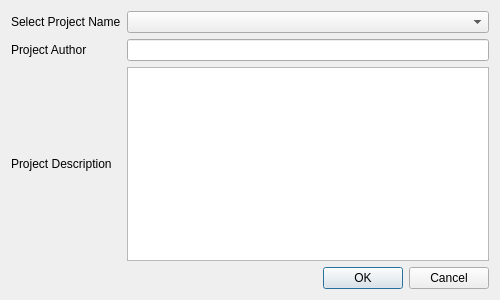
<?xml version="1.0" encoding="UTF-8"?>
<ui version="4.0">
 <class>Dialog_loadProject</class>
 <widget class="QDialog" name="Dialog_loadProject">
  <property name="geometry">
   <rect>
    <x>0</x>
    <y>0</y>
    <width>500</width>
    <height>300</height>
   </rect>
  </property>
  <property name="maximumSize">
   <size>
    <width>500</width>
    <height>300</height>
   </size>
  </property>
  <property name="windowTitle">
   <string>Load Project</string>
  </property>
  <layout class="QGridLayout" name="gridLayout_2">
   <item row="0" column="0">
    <layout class="QGridLayout" name="gridLayout">
     <item row="1" column="0">
      <widget class="QLabel" name="label_LoadProject_ProjectAuthor">
       <property name="text">
        <string>Project Author</string>
       </property>
      </widget>
     </item>
     <item row="0" column="1">
      <widget class="QComboBox" name="comboBox_LoadProject_ProjectName"/>
     </item>
     <item row="2" column="0">
      <widget class="QLabel" name="label_LoadProject_ProjectDescription">
       <property name="text">
        <string>Project Description</string>
       </property>
      </widget>
     </item>
     <item row="0" column="0">
      <widget class="QLabel" name="label_LoadProject_ProjectName">
       <property name="text">
        <string>Select Project Name</string>
       </property>
      </widget>
     </item>
     <item row="1" column="1">
      <widget class="QLineEdit" name="lineEdit_LoadProject_ProjectAuthor"/>
     </item>
     <item row="3" column="1">
      <widget class="QDialogButtonBox" name="buttonBox_LoadProject">
       <property name="standardButtons">
        <set>QDialogButtonBox::Cancel|QDialogButtonBox::Ok</set>
       </property>
      </widget>
     </item>
     <item row="2" column="1">
      <widget class="QTextEdit" name="textEdit_LoadProject_ProjectDescription"/>
     </item>
    </layout>
   </item>
  </layout>
 </widget>
 <resources/>
 <connections/>
</ui>
